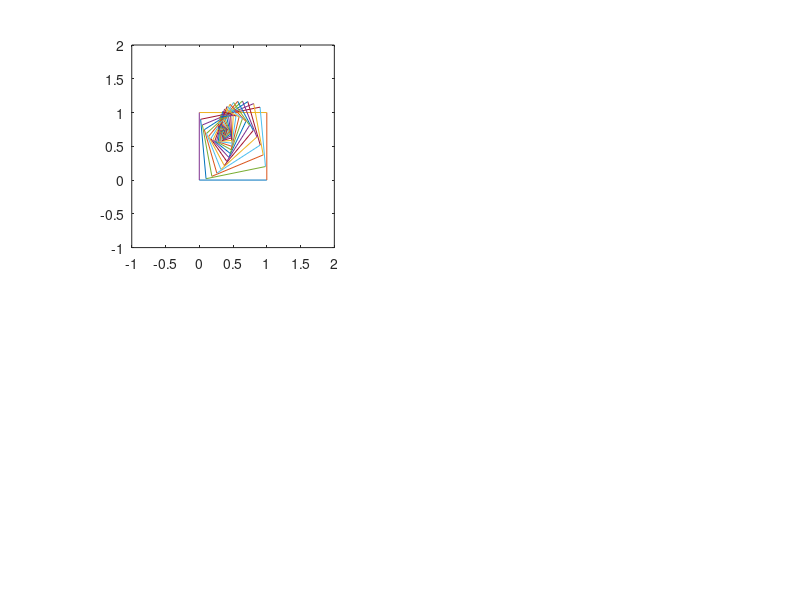
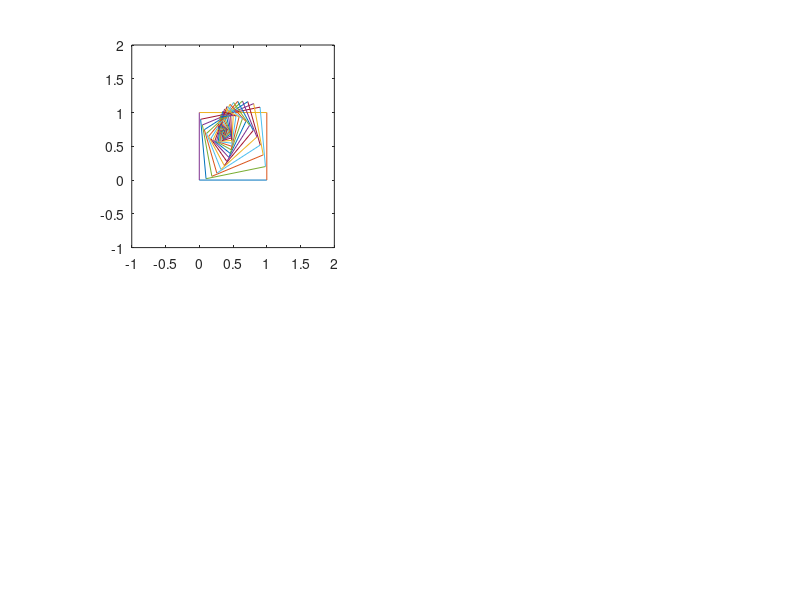

MATLAB code to generate these figures, in order:
% test some ifs stuff
% Copyright 1999 by Todd K. Moon

% list of points that are moved to
x1 = [.1;.02];   % from (0,0)
x2 = [.98;.2];   % from (1,0)
x3 = [.02;.9];   % from (0,1)

B = x1;
a = x2(1) - B(1);
c = x2(2) - B(2);

b = x3(1) - B(1);
d = x3(2) - B(2);

A = [a b; c d];
sq = [0 1 1 0;
      0 0 1 1];
subplot(2,2,1)

hold off;
for iter = 1:30
  for i=1:4
    ni = i+1;
    if(ni > 4)
      ni = 1;
    end
    plot([sq(1,i),sq(1,ni)],[sq(2,i),sq(2,ni)])
    axis('equal');
    hold on
  end
  for i=1:4
    sq(:,i) = A*sq(:,i) + B;
  end
end
axis([-1 2 -1 2])
print -dps ../pictures/affine1.ps
print -deps ../pictures/affine1.eps

% axis([-1 1.5 -1 1.5])
